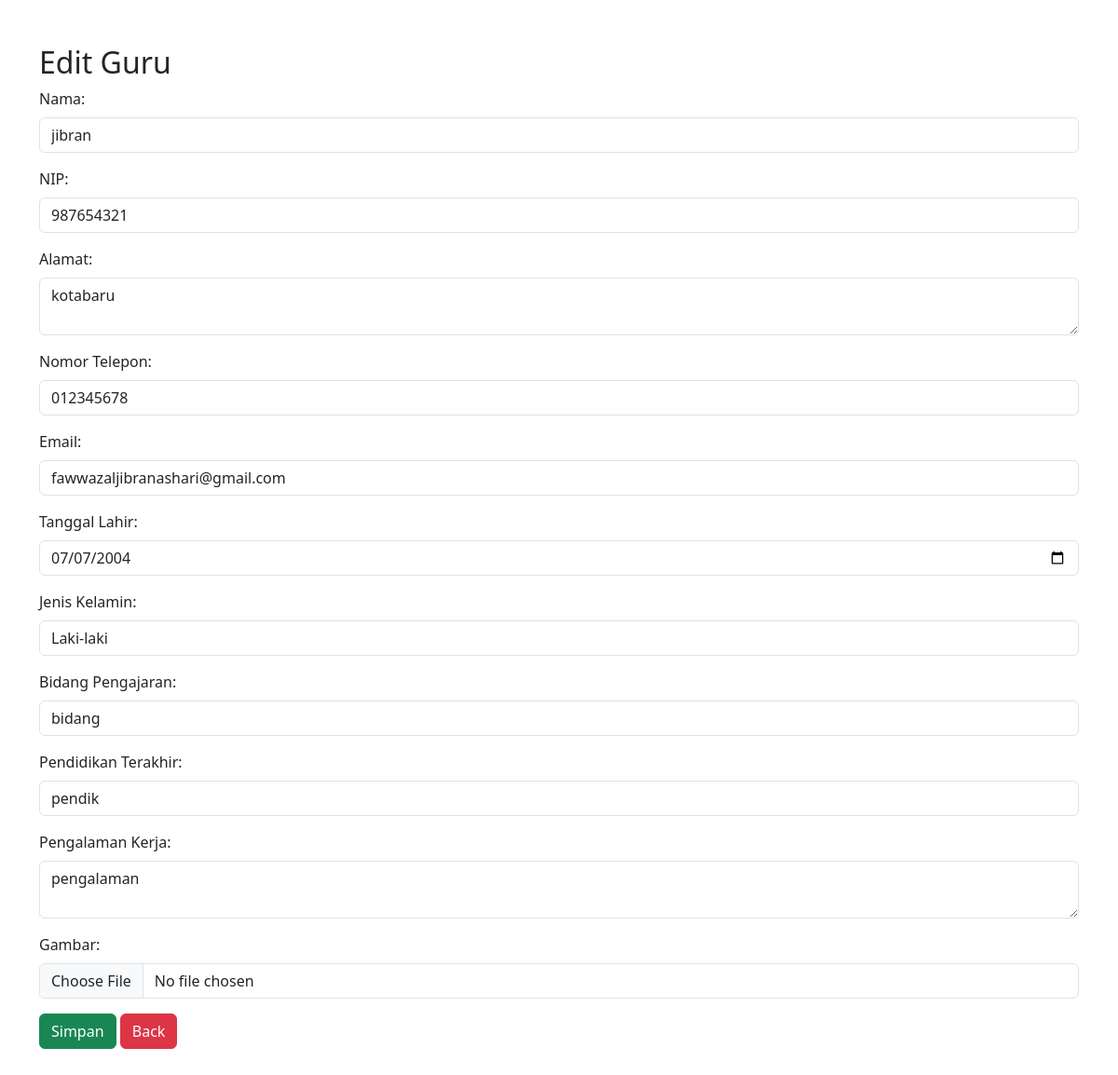
The page /admin/guru/edit.php?id=2 on the database its author committed.
### tables this page shows
CREATE TABLE `guru` (
  `id` int(11) NOT NULL,
  `nama` varchar(255) NOT NULL,
  `nip` varchar(20) NOT NULL,
  `alamat` text DEFAULT NULL,
  `nomor_telepon` varchar(15) DEFAULT NULL,
  `email` varchar(100) DEFAULT NULL,
  `tanggal_lahir` date DEFAULT NULL,
  `jenis_kelamin` enum('Laki-laki','Perempuan') DEFAULT NULL,
  `bidang_pengajaran` varchar(255) DEFAULT NULL,
  `pendidikan_terakhir` varchar(255) DEFAULT NULL,
  `pengalaman_kerja` text DEFAULT NULL,
  `gambar` varchar(255) DEFAULT NULL
);

### admin/guru/edit.php (the view, shortened to what this page needs)
<?php
include '../koneksi.php';
$id = $_GET['id'];
$result = $koneksi->query("SELECT * FROM guru WHERE id = $id");
$row = $result->fetch_assoc();
?>
<!DOCTYPE html>
<html lang="en">
<head>
    <link rel="stylesheet" href="https://cdn.jsdelivr.net/npm/bootstrap@5.3.0/dist/css/bootstrap.min.css">
</head>
<body>
    <div class="container mt-5 mb-5">
        <h2>Edit Guru</h2>
        <form action="" method="post" enctype="multipart/form-data">
            <div class="mb-3">
                <label for="nama" class="form-label">Nama:</label>
                <input type="text" name="nama" class="form-control" value="<?= $row['nama'] ?>" required>
            </div>
            <div class="mb-3">
                <label for="nip" class="form-label">NIP:</label>
                <input type="text" name="nip" class="form-control" value="<?= $row['nip'] ?>" required>
            </div>
            <div class="mb-3">
                <label for="alamat" class="form-label">Alamat:</label>
                <textarea name="alamat" class="form-control" required><?= $row['alamat'] ?></textarea>
            </div>
            <div class="mb-3">
                <label for="nomor_telepon" class="form-label">Nomor Telepon:</label>
                <input type="text" name="nomor_telepon" class="form-control" value="<?= $row['nomor_telepon'] ?>">
            </div>
            <div class="mb-3">
                <label for="email" class="form-label">Email:</label>
                <input type="email" name="email" class="form-control" value="<?= $row['email'] ?>">
            </div>
            <div class="mb-3">
                <label for="tanggal_lahir" class="form-label">Tanggal Lahir:</label>
                <input type="date" name="tanggal_lahir" class="form-control" value="<?= $row['tanggal_lahir'] ?>">
            </div>
            <div class="mb-3">
                <label for="jenis_kelamin" class="form-label">Jenis Kelamin:</label>
                <select name="jenis_kelamin" class="form-control">
                    <option value="Laki-laki" <?= ($row['jenis_kelamin'] == 'Laki-laki') ? 'selected' : '' ?>>Laki-laki
                    </option>
                </select>
            </div>
            <div class="mb-3">
                <label for="bidang_pengajaran" class="form-label">Bidang Pengajaran:</label>
                <input type="text" name="bidang_pengajaran" class="form-control" value="<?= $row['bidang_pengajaran'] ?>">
            </div>
            <div class="mb-3">
                <label for="pendidikan_terakhir" class="form-label">Pendidikan Terakhir:</label>
                <input type="text" name="pendidikan_terakhir" class="form-control" value="<?= $row['pendidikan_terakhir'] ?>">
            </div>
            <div class="mb-3">
                <label for="pengalaman_kerja" class="form-label">Pengalaman Kerja:</label>
                <textarea name="pengalaman_kerja" class="form-control"><?= $row['pengalaman_kerja'] ?></textarea>
            </div>
            <div class="mb-3">
                <label for="gambar" class="form-label">Gambar:</label>
                <input type="file" name="gambar" class="form-control" accept="image/*">
            </div>
            <button type="submit" class="btn btn-success">Simpan</button>
            <a href="index.php" class="btn btn-danger">Back</a>
        </form>
    </div>
</body>
</html>

### rows shown on the page
guru: nama "jibran", nip "987654321", alamat "kotabaru", nomor_telepon "012345678", email "fawwazaljibranashari@gmail.com", tanggal_lahir "07/07/2004", jenis_kelamin "Laki-laki", bidang_pengajaran "bidang", pendidikan_terakhir "pendik", pengalaman_kerja "pengalaman"
